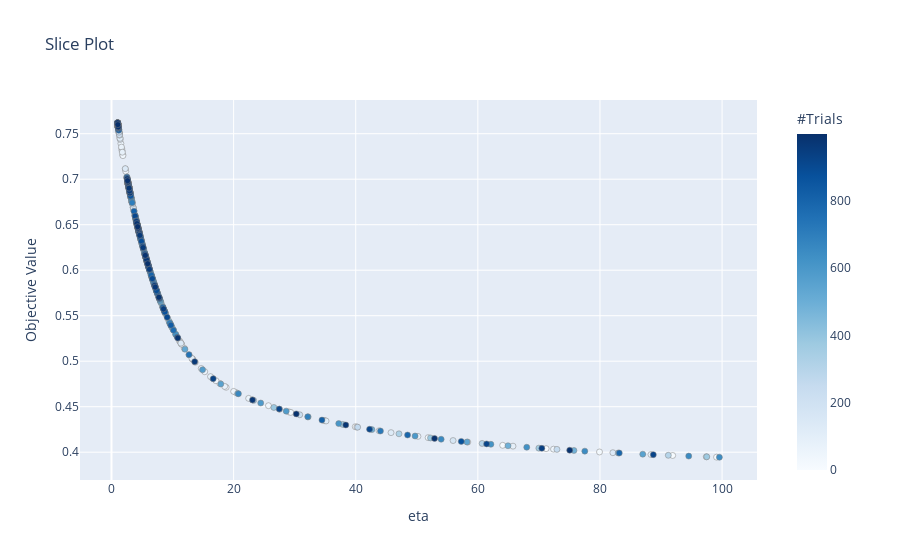

Notebook code cell kept with this figure:
### Code cell
# Eta of [1, 100] for DJIA
optuna.visualization.plot_slice(djia_large_eta_optuna)

### Figure 1 — Plotly figure (JSON) as saved in the notebook; plotly's stock layout.template omitted (floating-point values rounded to 4 significant figures; data arrays with more than 128 entries replaced by an {"elided": "..."} marker saying what was removed)
{"data": [{"marker": {"color": {"elided": "1000 int values"}, "colorbar": {"title": {"text": "#Trials"}, "x": 1, "xpad": 40}, "colorscale": [[0, "rgb(247,251,255)"], [0.125, "rgb(222,235,247)"], [0.25, "rgb(198,219,239)"], [0.375, "rgb(158,202,225)"], [0.5, "rgb(107,174,214)"], [0.625, "rgb(66,146,198)"], [0.75, "rgb(33,113,181)"], [0.875, "rgb(8,81,156)"], [1, "rgb(8,48,107)"]], "line": {"color": "Grey", "width": 0.5}}, "mode": "markers", "showlegend": false, "type": "scatter", "x": {"elided": "1000 float values"}, "y": {"elided": "1000 float values"}}], "layout": {"title": {"text": "Slice Plot"}, "xaxis": {"title": {"text": "eta"}}, "yaxis": {"title": {"text": "Objective Value"}}}}
